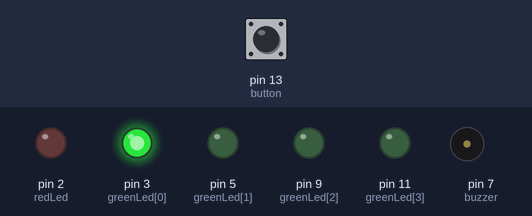
The sketch below on a simulated Arduino Uno, built with avr-gcc and run on an emulated ATmega328P. Parts: output pins drawn as LEDs (lit = HIGH), buzzer (waves = sounding). Inputs (shaded band) come from the test bench; at power-on: pin 13 (button) LOW. What the sketch prints to the serial monitor is not drawn.

Above: at 0.61 s.
At 1.22 s:
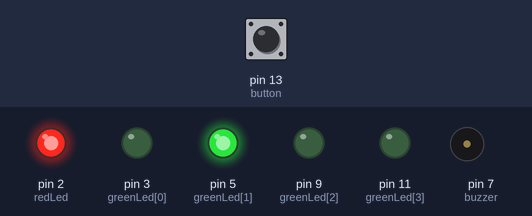
At 1.83 s:
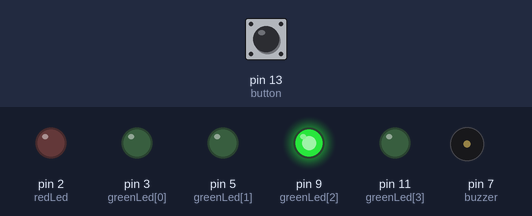
At 3.26 s:
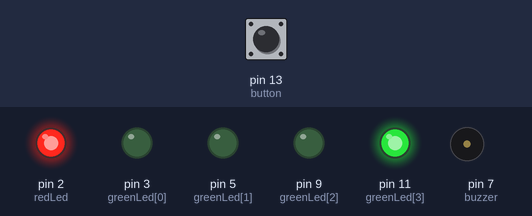
Timing chart, 0 to 3.6 s (numbered marks = the images above):
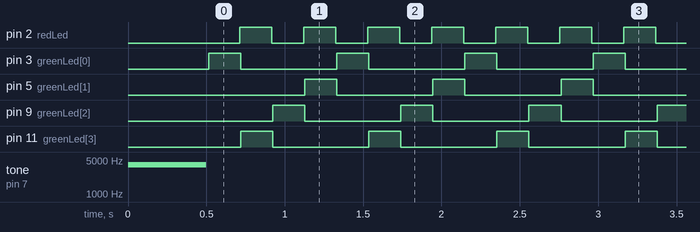

Measured:
- by itself, pin 2 (redLed): alternates HIGH for 0.20 s and LOW for 0.20 s
- by itself, pin 3 (greenLed[0]), pin 5 (greenLed[1]), pin 9 (greenLed[2]), pin 11 (greenLed[3]): alternates HIGH for 0.20 s and LOW for 0.61 s
- by itself, tone on pin 7 (buzzer): silent → 4000 Hz at 0.00 s, → silent 0.50 s later, → 3690 Hz 39.5 s later

The sketch:

main.ino
```cpp
#define redLed 2
#define buzzer 7
#define button 13

int greenLed[]={3,5,9,11};
int sound[]={A0,A1,A2};
boolean distressMode=false;


boolean right=true;
boolean prevButton=false;


void setup() {
  Serial.begin(9600);
  pinMode(redLed,OUTPUT);
  pinMode(buzzer,OUTPUT);
  for(int i=0;i<4;i++){
  pinMode(greenLed[i],OUTPUT);}
  pinMode(buzzer,OUTPUT);
  pinMode(button,INPUT);
  Serial.println("Done setting up Ports");
  tone(buzzer,4000);
  delay(500);
  noTone(buzzer);
  digitalWrite(redLed,HIGH);


}

void loop() {
  delay(7);

  if(distressMode){

  flashLights(right);
  siren();

  }
  else{
    digitalWrite(redLed,HIGH);
    for(int i=0;i<4;i++){

    digitalWrite(greenLed[i],LOW);}
    distressMode=checkDistress();


    }//TODO make detection mode for distress.

  checkButton();//TODO Change to stop distress after checkDistress works. Also make button press logic better
  if(!distressMode)

  noTone(buzzer);
  else flashRedLed();


}
boolean checkDistress(){//TODO
  int soundVals[]={analogRead(A0),analogRead(A1),analogRead(A2)}; //0 is left, 1 is middle, 2 is right
  int flame[]={analogRead(A3),analogRead(A4)};//a3 is left a4 is right

  if(flame[0]>=100){right=false;return true;}
  if(flame[1]>=100){right=true;return true;}
  if(soundVals[0]>=100&&soundVals[1]>=50&&soundVals[2]>=100){
    if(soundVals[0]>soundVals[2])right=false;
    else right=true;
    Serial.println("Informed decision had to be made!");
    return true;
    }
  if(soundVals[0]>=100&&soundVals[1]>=50){right=false;return true;}
  if(soundVals[2]>=100&&soundVals[1]>=50){right=true;return true;}


  return false;

 }
long timerbutton=0;
void checkButton(){
 // Serial.println(right);
  //if(millis()-timerbutton>5)timerbutton=millis();
  //else return;
  if(digitalRead(button)==HIGH&&!prevButton){
  distressMode=false;
  tone(buzzer,6000);
  delay(200);
  prevButton=true;
  }
  if(digitalRead(button)==LOW&&prevButton)
  prevButton=false;
 }

int onLed=0;
long timer=0;
//parameter is direction. Call every loop
void flashLights(boolean dir){
  if(millis()-timer>=200){timer=millis();}
  else return;


  for(int i=0;i<4;i++){

  digitalWrite(greenLed[i],LOW);}
  digitalWrite(greenLed[onLed],HIGH);

  if(dir)
  onLed++;
  else onLed--;

  if(onLed>3)onLed=0;
  if(onLed<0)onLed=3;


  }


 boolean rise=true;
 const int FREQ_TOP=5000;
 const int FREQ_BOT=2000;
 int freq=2000;
//turn off with noTone(buzzer)
void siren(){

if(freq>FREQ_TOP)rise=false;
else if(freq<FREQ_BOT)rise=true;
if(rise) freq+=10;
else freq-=10;
tone(buzzer,freq);
//Serial.println(freq);


}


long redtimer=0;
boolean on=false;
void flashRedLed(){
  if(millis()-redtimer>200){redtimer=millis();}
  else return;
  if(on)
  digitalWrite(redLed,HIGH);
  else digitalWrite(redLed,LOW);
  on=!on;


  }
```
